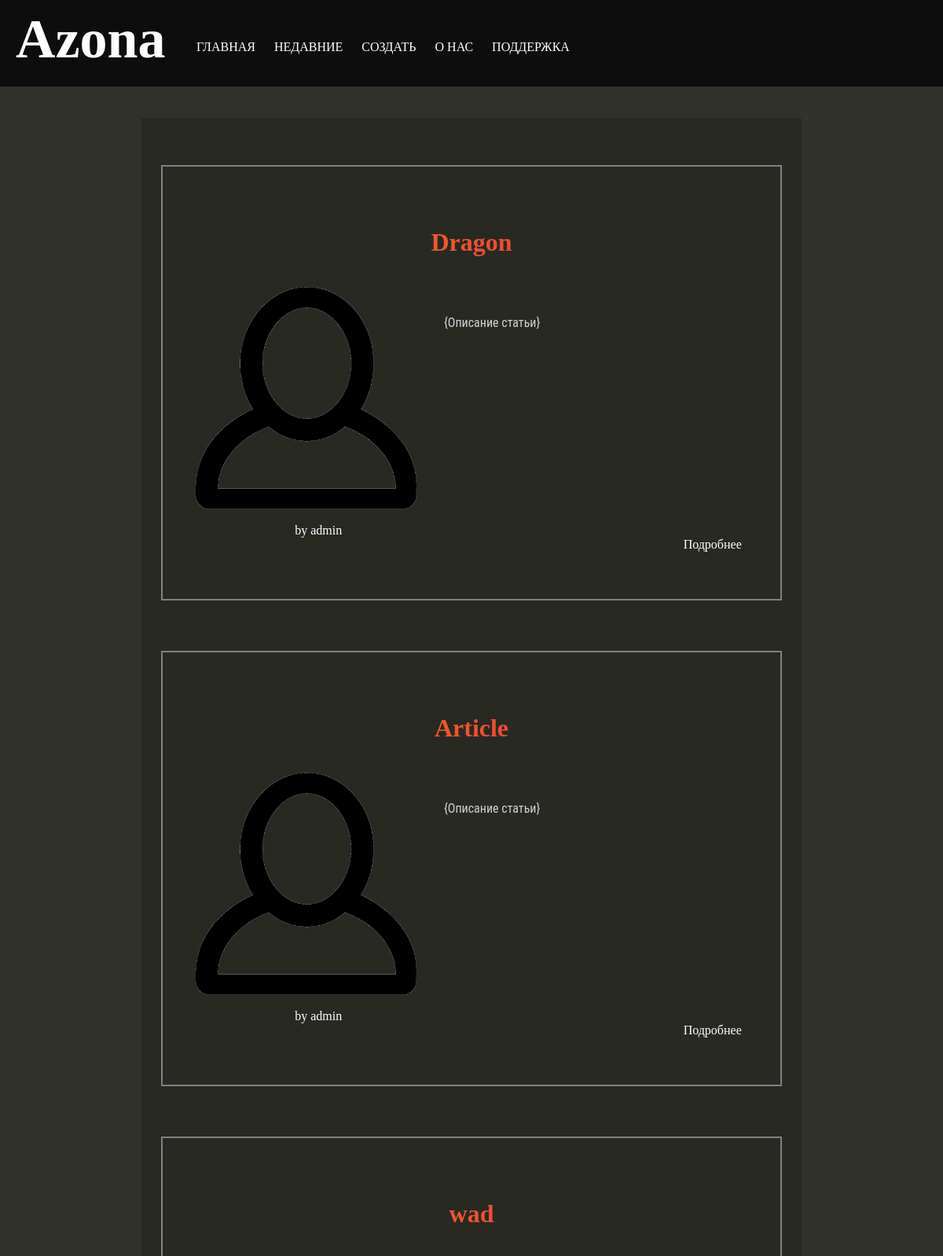
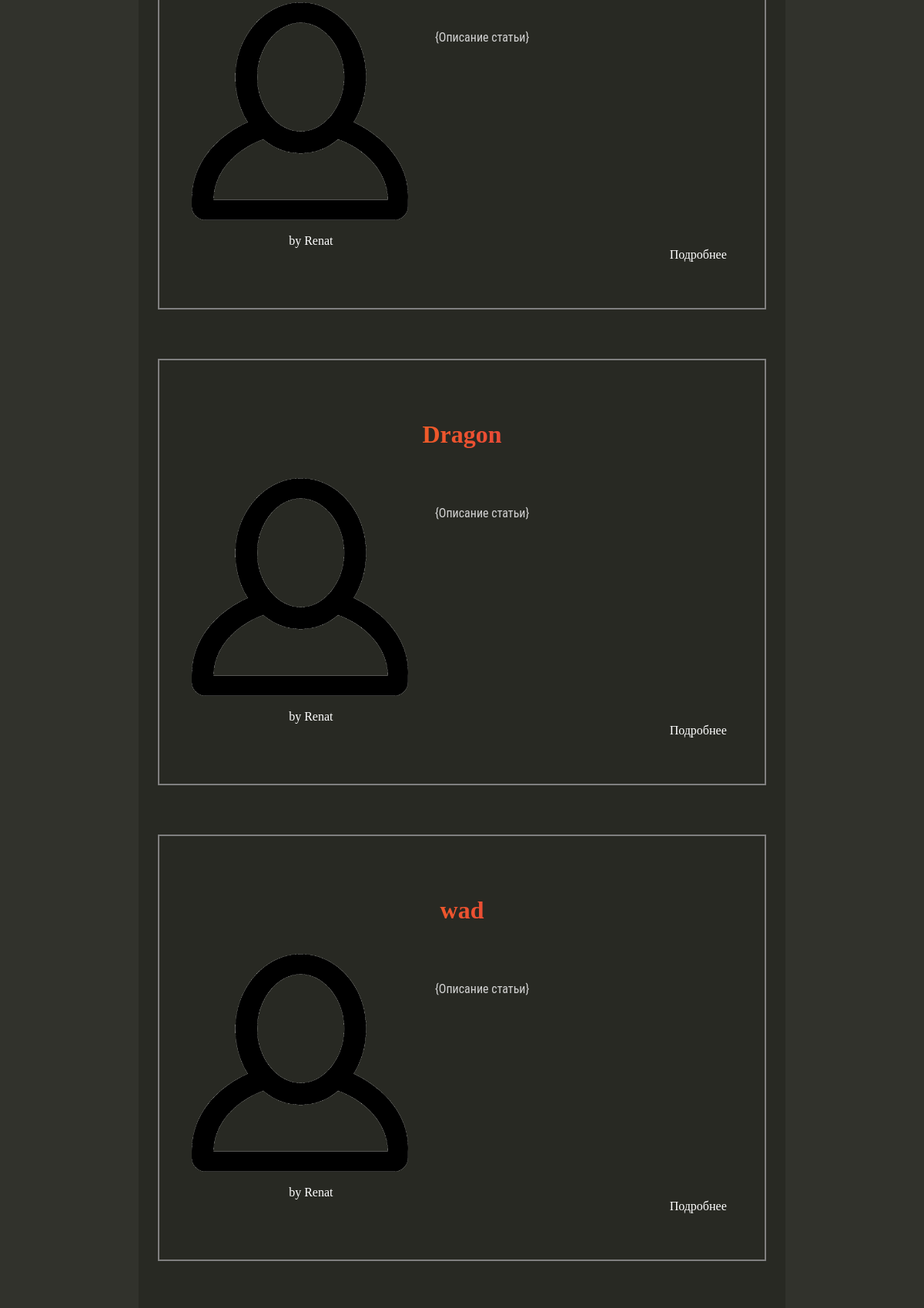
The app's page /article/ (upper part) with its own data (2 pictures, top to bottom).
### mainapp/models.py (models this page shows, shortened)
class Article(models.Model):
	article_title = models.CharField('Название статьи', max_length = 200)
	article_text = models.TextField('Текст статьи')
	pub_date = models.DateTimeField('Дата публикауции', default=timezone.now)
	author_name = models.ForeignKey(User, on_delete = models.CASCADE)
	image = models.ImageField('Изображение', upload_to='images/', default='images/logo.png')
	description = models.CharField('Описание', max_length=100)
	class Meta:
		verbose_name = 'Статья'
		verbose_name_plural = 'Статьи'

### home/models.py (models this page shows)
class User(AbstractUser):
    image = models.ImageField(upload_to='images/', default='images/logo.png', blank=True)
    location = models.CharField(max_length=30, blank=True, default='Neverland', null=True)
    birth_date = models.DateField(null=True, blank=True)
    about_me = models.TextField(null=True, blank=True)
    class Meta:
        verbose_name = 'Пользователь'
        verbose_name_plural = 'Пользователи'

### mainapp/views.py (the view)
# urls.py: path('', views.index, name='index'),
def index(request):
	articles_list = Article.objects.order_by('-pub_date') #[:15]'эта переменная закидывается в шаблонизатор'
	return render(request, 'mainapp/articles_list.html', {'articles_list': articles_list, 'username': request.user})

### mainapp/templates/mainapp/articles_list.html (shortened to what this page needs)
{% extends 'mainapp/skelet.html' %}
{% block in_pre %}
	{% if articles_list %}
		{% for a in articles_list %}
		<div class="article_block">
			<a href="{% url 'mainapp:comments_create' a.id %}"><h1 class="article_title">{{a.article_title}}</h1></a>
			<img src="{{a.image.url}}" class="article_img" alt="{IMAGE}">
			<pre class="description">{Описание статьи}</pre>
			<a class="typical_href" href="/id{{a.author_name.id}}/" style="margin-left: 30px;">by {{a.author_name}}</a>
			<a href="#" class="article_more">Подробнее</a>
		</div>
		{% endfor %}
	{% else %}
	Статьи не найдены
	{% endif %}
{% endblock %}

### mainapp/templates/mainapp/skelet.html (shortened to what this page needs)
{% load static %}
<!DOCTYPE html>
<html>
<head>
	<link rel="stylesheet" type="text/css" href="{% static 'css/style.css' %}">
	<link rel="stylesheet" type="text/css" href="{% static 'css/media_queries.css' %}">
</head>
<body>
<div class="container" id="container">
<header class="header"><h1 class="title">Azona</h1>
	<ul class="nav_row">
		<li class="nav_colomn"><a href="/"                class="nav_href">ГЛАВНАЯ</a></li>
		<li class="nav_colomn"><a href="/article/"        class="nav_href">НЕДАВНИЕ</a></li>
		<li class="nav_colomn"><a href="/article/create/" class="nav_href">СОЗДАТЬ</a></li>
		<li class="nav_colomn"><a href="/article/12/"     class="nav_href">О НАС</a></li>
		<li class="nav_colomn"><a href="/"                class="nav_href">ПОДДЕРЖКА</a></li>
	</ul>
</header>
	<div class="content" id="content">
		{% block in_pre %}
		{% endblock %}
	</div>
</div>
</body>
</html>

### mainapp/static/css/style.css (style rules this page uses)
body { background: #31322C; box-sizing: border-box; font-family: 'COMIC SANS MS'; }
ul { list-style-type: none; margin: 0; padding: 0; }
a { color: white; text-decoration: none; }
pre { margin: 0; padding: 0; }
* { box-sizing: border-box; }
.header { position: absolute; height: 110px; width: 100%; background: #0D0D0D; color: white; top: 0; left: 0; z-index: 1000; }
.title { font-size: 70px; float: left; margin: 10px 0 0 20px; font-family: "Times New Roman"; }
.nav_row { margin-left: 250px; margin-top: 60px; position: relative; }
.nav_colomn { display: inline-block; font-size: 16px; margin-right: 20px; position: relative; top: -9px; }
.nav_href:after { content: ""; height: 2px; width: 0; display: block; position: absolute; transition: .2s ease-in-out; background: linear-gradient(to right, #77dd77, #007fff); }
.container { display: inline-block; position: absolute; width: 100%; height: 100%; left: 0; top: 0; transform: translateX(0px); transition-duration: 0.3s; transition-timing-function: ease-in-out; }
.content { background: #282923; margin-left: 6%; width: 57%; min-height: 10%; float: left; box-sizing: border-box; transition-duration: 0.3s; transition-timing-function: ease-in-out; position: relative; margin-top: 150px; white-space: pre-wrap; }
.article_block { width: calc(94%); position: relative; margin: 0 3% 10px 3%; padding: 5%; border: 2px solid grey; position: relative; top: -30px; }
.article_title { margin: 0 0 20px 0; text-align: center; background: -webkit-linear-gradient(left, #FF8A00, #DA1B5F); -webkit-background-clip: text; -webkit-text-fill-color: transparent; }
.article_img { width: 40%; float: left; }
.description { font-size: 16px; color: lightgrey; float: right; white-space: pre-wrap; width: 55%; margin-left: 5%; font-family: "Roboto Condensed",sans-serif; }
.article_more { float: right; margin: 0 1% 1% 0; }
pre { font-family: "Roboto", "Open Sans", Helvetica, Arial, sans-serif; }
ul { margin: 0; padding: 0; }

### mainapp/static/css/media_queries.css (style rules this page uses)
@media only screen and (max-width: 1300px) { .content { margin-left: 15%; margin-right: 15%; width: 70%; z-index: 90; float: none; } }

### records on screen
Article: article_title "Dragon", image (picture), author_name "admin"
Article: article_title "Article", image (picture), author_name "admin"
Article: article_title "wad", image (picture), author_name "Renat"
Article: article_title "Dragon", image (picture), author_name "Renat"
Article: article_title "wad", image (picture), author_name "Renat"
